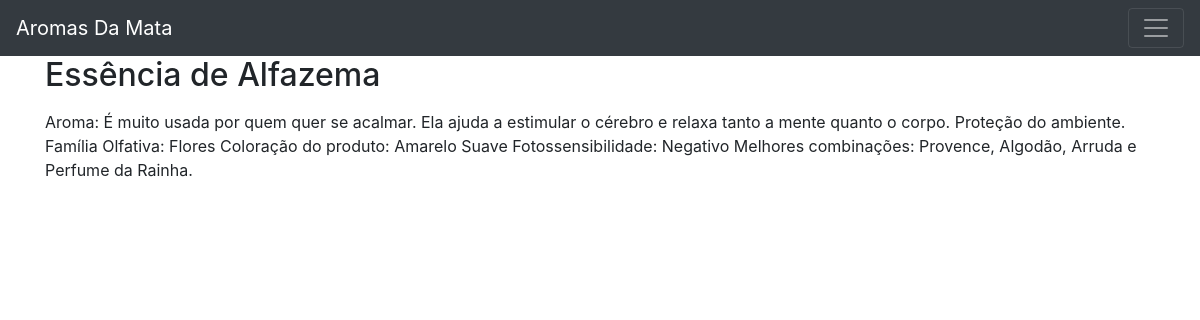
The page /6 on the database as committed earlier.
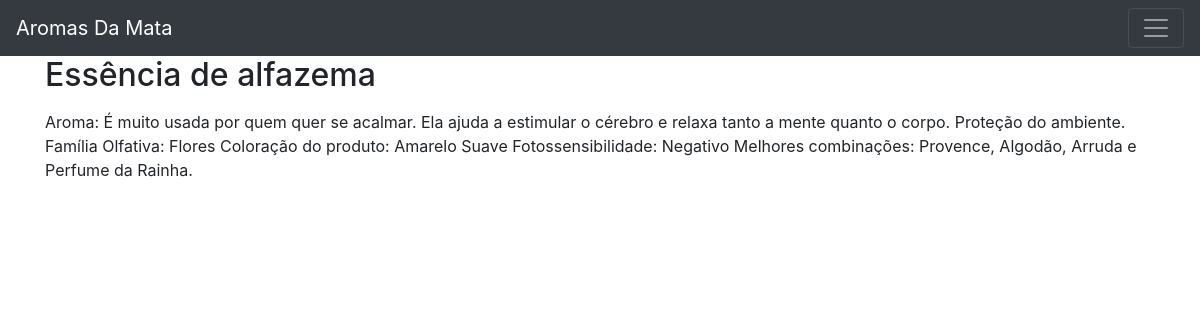
The same page on the database as committed later.
### app.py (models this page shows)
class Insumos(db.Model):
    id = db.Column(db.Integer, primary_key=True)
    created = db.Column(db.DateTime, default=datetime.datetime.utcnow)
    nome_insumo = db.Column(db.String(80), nullable=False)
    beneficios = db.Column(db.String(500), nullable=False)

### app.py (the view)
@app.route('/<int:insumo_id>') #id do insumo é rota para consulta individual
def post(insumo_id):
    post = get_insumo(insumo_id)
    return render_template('insumos.html', post=post)

### app.py (called while the page is built)
def get_db_connection():
    conn = sqlite3.connect('database.db')
    conn.row_factory = sqlite3.Row
    return conn

def get_insumo(insumo_id):
    conn = get_db_connection()
    insumo = conn.execute('SELECT * FROM insumos WHERE id = ?', (insumo_id,)).fetchone()
    conn.close()
    if insumo is None:
        abort(404)
    return insumo #se não for insumo aqui, no insumos.html não vai retornar o individual

### templates/insumos.html (shortened to what this page needs)
{% extends 'base.html' %}
{% block content %}
    <h2>{% block title %} {{ post['nome_insumo'] }} {% endblock %}</h2>
    <p>{{ post['beneficios'] }}</p>
{% endblock %}

Rows that differ between the two databases and show on the page:
changed Insumos: nome_insumo "Essência de Alfazema" → "Essência de alfazema"
